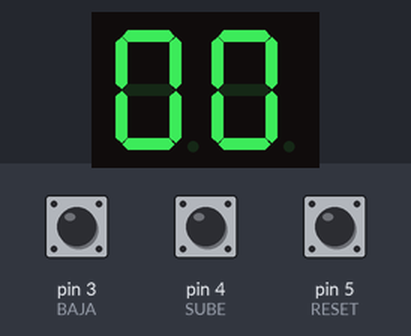
Bench run of a sketch on a simulated Arduino Uno, built with avr-gcc and run on an emulated ATmega328P. On the bench: 2-digit seven-segment display. Wiring (inferred from the names in the program): 2-digit 7-segment display, segments lit when HIGH: segments pin 12, pin 13, pin 7, pin 8, pin 9, pin 11, pin 10; digit selects A5, A4. Inputs (shaded band) come from the test bench; at power-on: pin 3 (BAJA) HIGH, pin 4 (SUBE) HIGH, pin 5 (RESET) HIGH. The segment pins are drawn as the display they are named for.

Above: at 1.2 s.
1.3 s: pin 3 (BAJA) pulled LOW for 0.15 s
At 1.7 s:
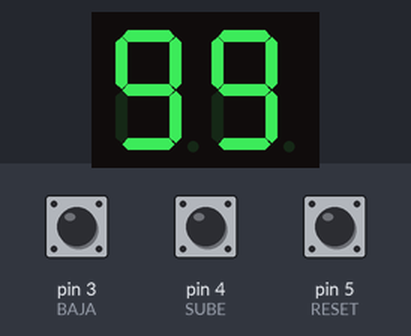
2.9 s: pin 3 (BAJA) pulled LOW for 1 s
At 4.1 s:
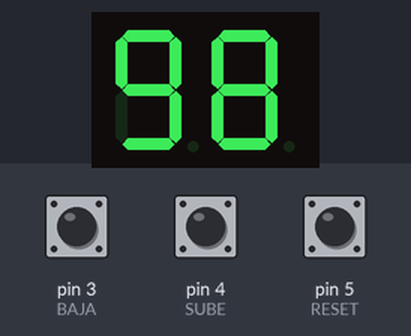
Timing chart, 0 to 5.9 s (numbered marks = the images above; inputs shaded):
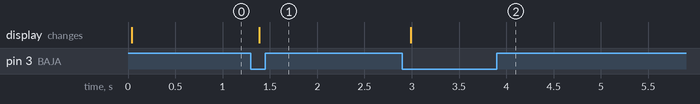

Measured:
- after the input at 1.3 s, the display: changes after 0.09 s (image 1)
- after the input at 2.9 s, the display: changes after 0.09 s (image 2)

The sketch:

Contador_de_dos_digitos_con_tres_pulsadores.ino
```cpp
#define A 12
#define B 13
#define C 7
#define D 8
#define E 9
#define F 11
#define G 10
#define SUBE 4
#define BAJA 3
#define RESET 5
#define DECENA A5
#define UNIDAD A4
#define APAGADOS 0
#define TIMEDISPLAYON 10

void setup()
{
  Serial.begin(9600);

  pinMode(BAJA, INPUT_PULLUP);
  pinMode(SUBE, INPUT_PULLUP);
  pinMode(RESET, INPUT_PULLUP);

  for(int i = 7; i <= 13; i++)
  {
  	pinMode(i, OUTPUT);
  }

  pinMode(UNIDAD, OUTPUT);
  pinMode(DECENA, OUTPUT);

  digitalWrite(UNIDAD, 0);
  digitalWrite(DECENA, 0);
  showNumber(0);
}

int countDigit = 0;
int valueSube = 1;
int valueBaja = 1;
int valueReset = 1;
int subePrevia = 1;
int bajaPrevia = 1;
int resetPrevia = 1;

void loop()
{
  int press = keyPress();

  if(press == SUBE)
  {
  	countDigit++;
    if(countDigit > 99)
    {
      countDigit = 0;
    }
  }
  if(press == BAJA)
  {
  	countDigit--;
    if(countDigit < 0)
    {
      countDigit = 99;
    }
  }
  if(press == RESET)
  {
  	countDigit = 0;
  }

  printCount(countDigit);

}

void printCount(int c)
{
  	onDigit(APAGADOS);
	showNumber(c/10);
  	onDigit(DECENA);
    onDigit(APAGADOS);
 	showNumber(c - 10*((int)c/10));
  	onDigit(UNIDAD);

}

int keyPress()
{
  int rtn = 0;
  valueSube = digitalRead(SUBE);
  valueBaja = digitalRead(BAJA);
  valueReset = digitalRead(RESET);

  if(valueSube == 1)
  {
    subePrevia = 1;
  }
  if(valueBaja == 1)
  {
  	bajaPrevia = 1;
  }
  if(valueReset == 1)
  {
  	resetPrevia = 1;
  }

  if(valueSube == 0 && valueSube != subePrevia)
  {
    subePrevia = valueSube;
    rtn = SUBE;
  }

  if(valueBaja == 0 && valueBaja != bajaPrevia)
  {
    bajaPrevia = valueBaja;
    rtn = BAJA;
  }

  if(valueReset == 0 && valueReset != resetPrevia)
  {
    resetPrevia = valueReset;
    rtn = RESET;
  }

 return rtn;

}

void onDigit(int digito)
{
	if (digito == UNIDAD)
    {
        digitalWrite(UNIDAD, 0);
        digitalWrite(DECENA, 1);
      	delay(TIMEDISPLAYON);
    }else
    {
      if (digito == DECENA)
      {
      	digitalWrite(UNIDAD, 1);
        digitalWrite(DECENA, 0);
      	delay(TIMEDISPLAYON);
      }else
      {
        digitalWrite(UNIDAD, 1);
        digitalWrite(DECENA, 1);
      }
    }
}


void showNumber(int number)
{
  switch(number)
  {
  	case 0:
    	showNumberZero();
    break;
    case 1:
    	showNumberOne();
    break;
    case 2:
    	showNumberTwo();
    break;
    case 3:
    	showNumberThree();
    break;
    case 4:
    	showNumberFour();
    break;
    case 5:
    	showNumberFive();
    break;
    case 6:
    	showNumberSix();
    break;
    case 7:
    	showNumberSeven();
    break;
    case 8:
    	showNumberEight();
    break;
    case 9:
    	showNumberNine();
    break;
  }
}

void showNumberZero()
{
  	digitalWrite(A, HIGH);
  	digitalWrite(F, HIGH);
  	digitalWrite(B, HIGH);
  	digitalWrite(G, LOW);
  	digitalWrite(C, HIGH);
	digitalWrite(E, HIGH);
	digitalWrite(D, HIGH);
}
void showNumberOne()
{
  	digitalWrite(A, LOW);
  	digitalWrite(F, LOW);
  	digitalWrite(B, HIGH);
  	digitalWrite(G, LOW);
  	digitalWrite(C, HIGH);
	digitalWrite(E, LOW);
	digitalWrite(D, LOW);
}
void showNumberTwo()
{
  	digitalWrite(A, HIGH);
  	digitalWrite(F, LOW);
  	digitalWrite(B, HIGH);
  	digitalWrite(G, HIGH);
  	digitalWrite(C, LOW);
	digitalWrite(E, HIGH);
	digitalWrite(D, HIGH);
}
void showNumberThree()
{
  	digitalWrite(A, HIGH);
  	digitalWrite(F, LOW);
  	digitalWrite(B, HIGH);
  	digitalWrite(G, HIGH);
  	digitalWrite(C, HIGH);
	digitalWrite(E, LOW);
	digitalWrite(D, HIGH);
}
void showNumberFour()
{
  	digitalWrite(A, LOW);
  	digitalWrite(F, HIGH);
  	digitalWrite(B, HIGH);
  	digitalWrite(G, HIGH);
  	digitalWrite(C, HIGH);
	digitalWrite(E, LOW);
	digitalWrite(D, LOW);
}
void showNumberFive()
{
  	digitalWrite(A, HIGH);
  	digitalWrite(F, HIGH);
  	digitalWrite(B, LOW);
  	digitalWrite(G, HIGH);
  	digitalWrite(C, HIGH);
	digitalWrite(E, LOW);
	digitalWrite(D, HIGH);
}
void showNumberSix()
{
  	digitalWrite(A, LOW);
  	digitalWrite(F, HIGH);
  	digitalWrite(B, LOW);
  	digitalWrite(G, HIGH);
  	digitalWrite(C, HIGH);
	digitalWrite(E, HIGH);
	digitalWrite(D, HIGH);
}
void showNumberSeven()
{
  	digitalWrite(A, HIGH);
  	digitalWrite(F, LOW);
  	digitalWrite(B, HIGH);
  	digitalWrite(G, LOW);
  	digitalWrite(C, HIGH);
	digitalWrite(E, LOW);
	digitalWrite(D, LOW);
}
void showNumberEight()
{
  	digitalWrite(A, HIGH);
  	digitalWrite(F, HIGH);
  	digitalWrite(B, HIGH);
  	digitalWrite(G, HIGH);
  	digitalWrite(C, HIGH);
	digitalWrite(E, HIGH);
	digitalWrite(D, HIGH);
}
void showNumberNine()
{
  	digitalWrite(A, HIGH);
  	digitalWrite(F, HIGH);
  	digitalWrite(B, HIGH);
  	digitalWrite(G, HIGH);
  	digitalWrite(C, HIGH);
	digitalWrite(E, LOW);
	digitalWrite(D, HIGH);
}
```
